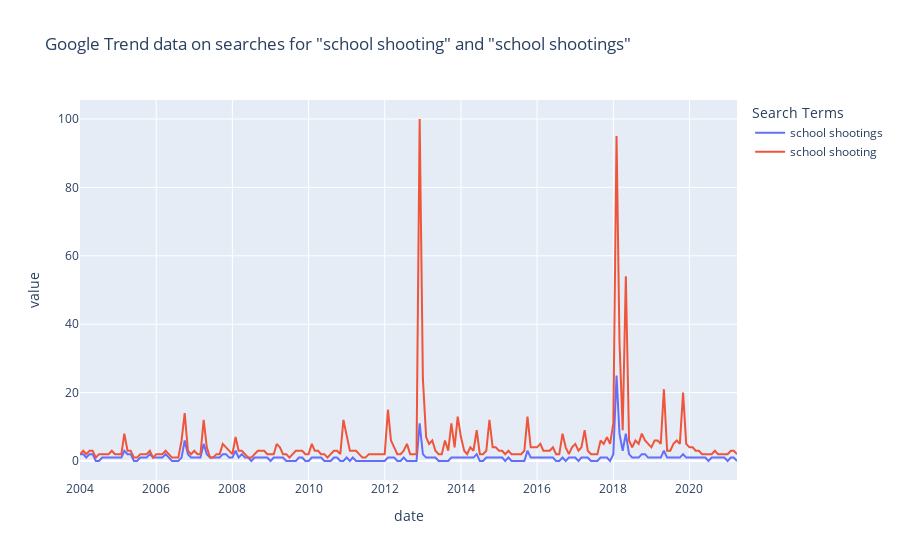

The notebook cell this image was saved under:
### Code cell
#plotting the Google Trends for the keywords over time. "all" was used as the time filter
df = pytrends.interest_over_time()

fig = px.line(df, x = df.index, y = ['school shootings', 'school shooting'], 
              title = 'Google Trend data on searches for "school shooting" and "school shootings"',
            labels={"variable": "Search Terms"
                 })
fig.show()

### Figure 1 — Plotly figure (JSON) as saved in the notebook; plotly's stock layout.template omitted (floating-point values rounded to 4 significant figures; data arrays with more than 128 entries replaced by an {"elided": "..."} marker saying what was removed)
{"data": [{"hovertemplate": "Search Terms=school shootings<br>date=%{x}<br>value=%{y}<extra></extra>", "legendgroup": "school shootings", "line": {"color": "#636efa", "dash": "solid"}, "mode": "lines", "name": "school shootings", "orientation": "v", "showlegend": true, "type": "scatter", "x": {"elided": "208 str values"}, "xaxis": "x", "y": {"elided": "208 int values"}, "yaxis": "y"}, {"hovertemplate": "Search Terms=school shooting<br>date=%{x}<br>value=%{y}<extra></extra>", "legendgroup": "school shooting", "line": {"color": "#EF553B", "dash": "solid"}, "mode": "lines", "name": "school shooting", "orientation": "v", "showlegend": true, "type": "scatter", "x": {"elided": "208 str values"}, "xaxis": "x", "y": {"elided": "208 int values"}, "yaxis": "y"}], "layout": {"legend": {"title": {"text": "Search Terms"}, "tracegroupgap": 0}, "title": {"text": "Google Trend data on searches for \"school shooting\" and \"school shootings\""}, "xaxis": {"anchor": "y", "domain": [0, 1], "title": {"text": "date"}}, "yaxis": {"anchor": "x", "domain": [0, 1], "title": {"text": "value"}}}}
